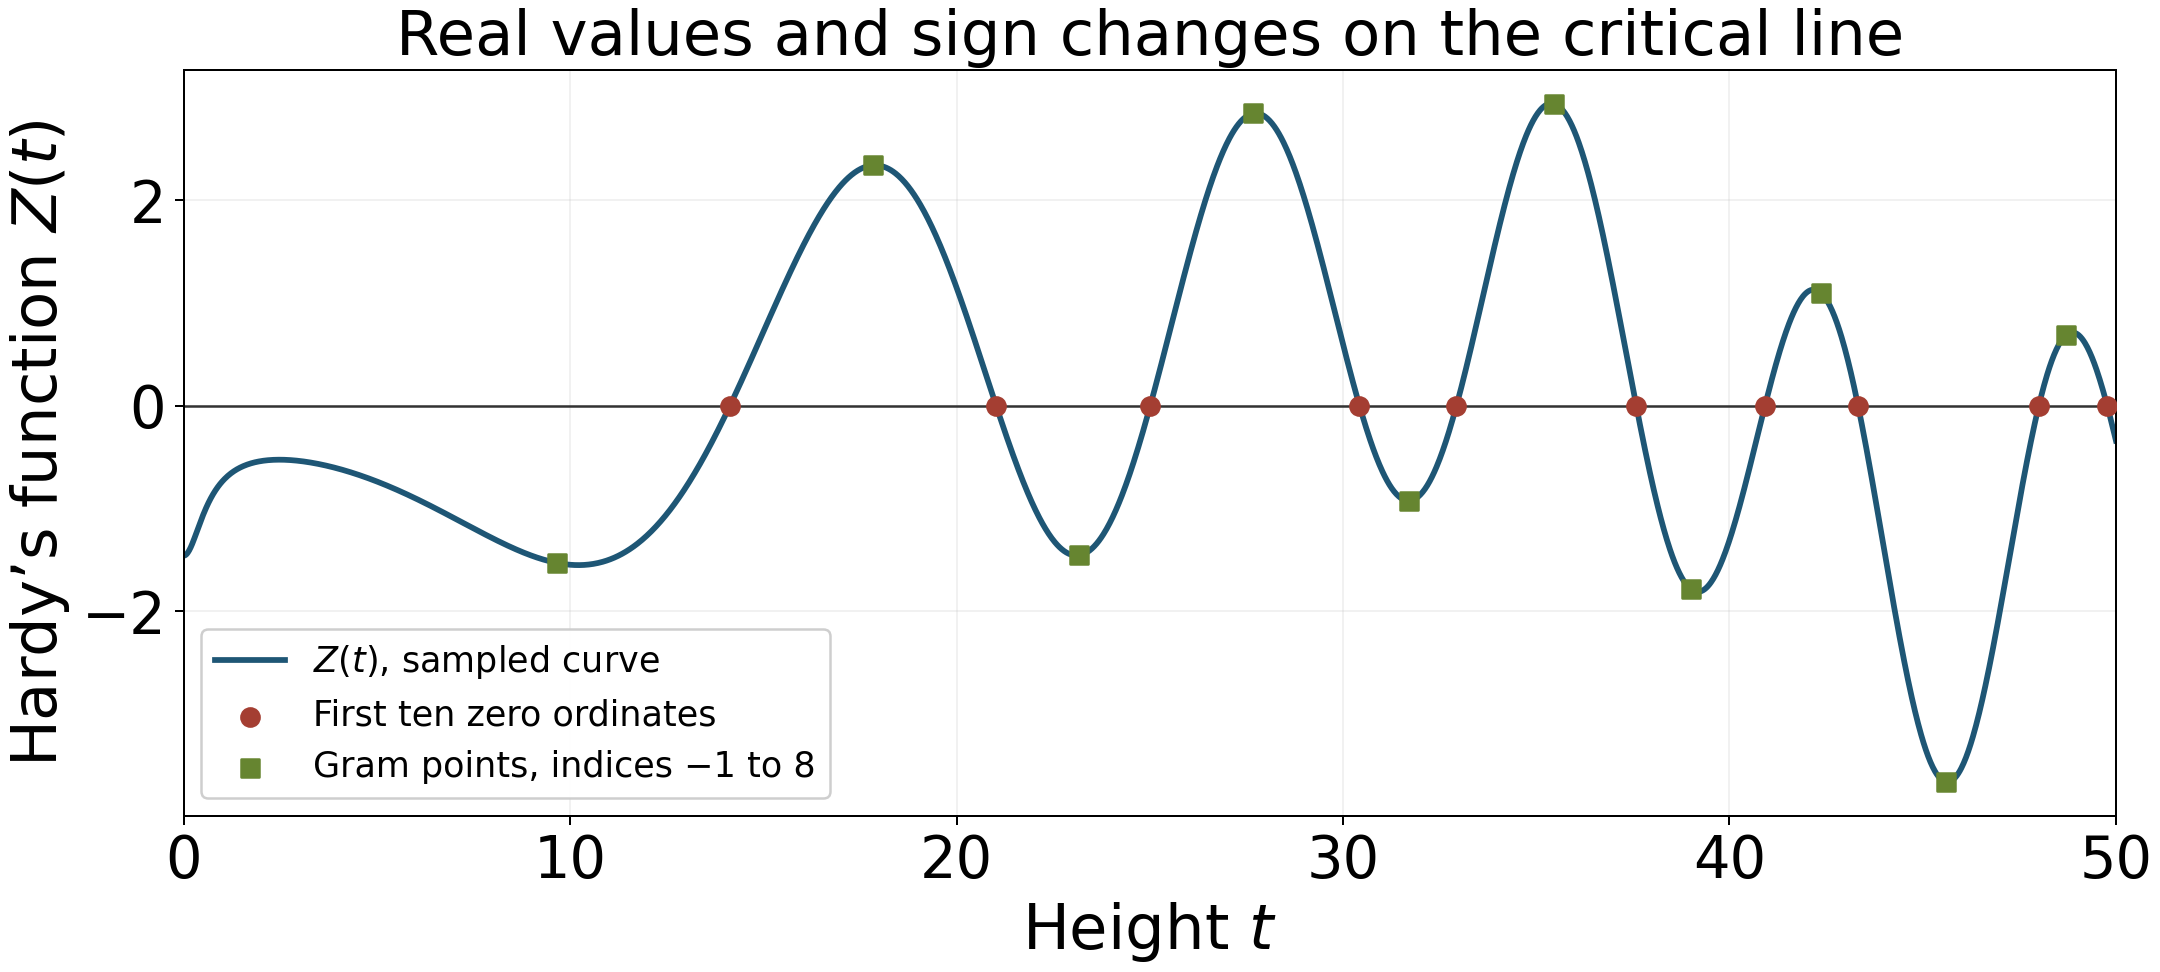

Write the Python code that produced this figure.
"""Original CC0 graph and Gram-point calculations for Hardy's function.

OpenAI GPT-6.1 Sol, Codex, Ultra. The plotted curve is sampled floating-point
data. Gram signs and zero ordinates are separately enclosed with FLINT balls.
No third-party figure, source code or numerical table is redistributed.
"""
from pathlib import Path
import json,hashlib,time
import numpy as np
import matplotlib
matplotlib.use('Agg')
import matplotlib.pyplot as plt
import mpmath as mp
import flint
from flint import arb,acb,ctx

root=Path(__file__).resolve().parent
started=time.perf_counter()
ctx.dps=80
mp.mp.dps=50
grid=np.linspace(0,50,2501)
values=np.array([mp.fp.siegelz(float(t)) for t in grid])
assert np.isfinite(values).all()
sample_checks=[]
for t in [0,5,14,25,40,50]:
    exact=mp.siegelz(t)
    err=abs(mp.mpf(mp.fp.siegelz(float(t)))-exact)
    assert err<mp.mpf('1e-11')
    sample_checks.append({'t':t,'value_50_digits':str(exact),'float_error':str(err)})
zeros=[]
for j in range(1,11):
    z=acb.zeta_zero(j)
    assert z.real.contains(arb('0.5'))
    zeros.append({'index':j,'ordinate_ball':str(z.imag),'plotted_ordinate':float(z.imag.mid())})
grams=[]
for n in range(-1,127):
    g=arb.gram_point(n)
    z=acb(arb('0.5'),g).zeta()
    assert z.imag.contains(0)
    # At a Gram point exp(i theta)=(-1)^n, so (-1)^n Z(g_n)=Re zeta.
    sign=1 if z.real>0 else -1 if z.real<0 else 0
    assert sign!=0
    if n<126: assert sign==1
    else: assert sign==-1
    grams.append({'index':n,'gram_point_ball':str(g),
                  'alternating_hardy_value_ball':str(z.real),
                  'gram_sign':sign,'plotted_gram_point':float(g.mid()),
                  'hardy_value_midpoint':((-1)**n)*float(z.real.mid())})

plt.rcParams.update({'font.size':23,'axes.titlesize':25,'axes.labelsize':25})
fig,ax=plt.subplots(figsize=(12,5.4),layout='constrained')
ax.plot(grid,values,color='#1e5675',linewidth=2.3,label=r'$Z(t)$, sampled curve')
ax.axhline(0,color='#333',linewidth=1)
ax.scatter([z['plotted_ordinate'] for z in zeros],[0]*len(zeros),
           s=53,color='#a43e32',zorder=4,label='First ten zero ordinates')
small=[g for g in grams if g['index']<=8]
ax.scatter([g['plotted_gram_point'] for g in small],
           [g['hardy_value_midpoint'] for g in small],
           marker='s',s=55,color='#668530',zorder=4,label='Gram points, indices −1 to 8')
ax.set(xlim=(0,50),xlabel=r'Height $t$',ylabel=r'Hardy’s function $Z(t)$',
       title='Real values and sign changes on the critical line')
ax.grid(alpha=.17)
ax.legend(fontsize=14,loc='lower left',framealpha=.96)
fig.savefig(root/'hardy_z.png',dpi=180)
plt.close(fig)
record={'definition':'Z(t)=exp(i theta(t))*zeta(1/2+it); theta(0)=0, continuous gamma phase',
        'curve':{'interval':[0,50],'samples':2501,'method':'mpmath FP siegelz; six values compared at 50 decimal digits','sample_checks':sample_checks},
        'ball_calculations':{'library':'python-flint','version':flint.__version__,'decimal_precision':80,
                             'zeros':zeros,'gram_points':grams,
                             'gram_law_check':'All indices -1 through 125 have positive alternating value; index 126 has a strictly negative ball.'},
        'licence':'CC0-1.0','authorship':'OpenAI GPT-6.1 Sol, Codex, Ultra',
        'script_sha256':hashlib.sha256(Path(__file__).read_bytes()).hexdigest(),
        'figure_sha256':hashlib.sha256((root/'hardy_z.png').read_bytes()).hexdigest(),
        'elapsed_seconds':time.perf_counter()-started}
(root/'hardy_z_calculation.json').write_text(json.dumps(record,ensure_ascii=False,indent=2)+'\n',encoding='utf-8')
print(json.dumps({'zeros':zeros,'small_gram_points':grams[:5],'gram_failure':grams[-1],
                  'figure_sha256':record['figure_sha256'],'elapsed_seconds':record['elapsed_seconds']},indent=2))
